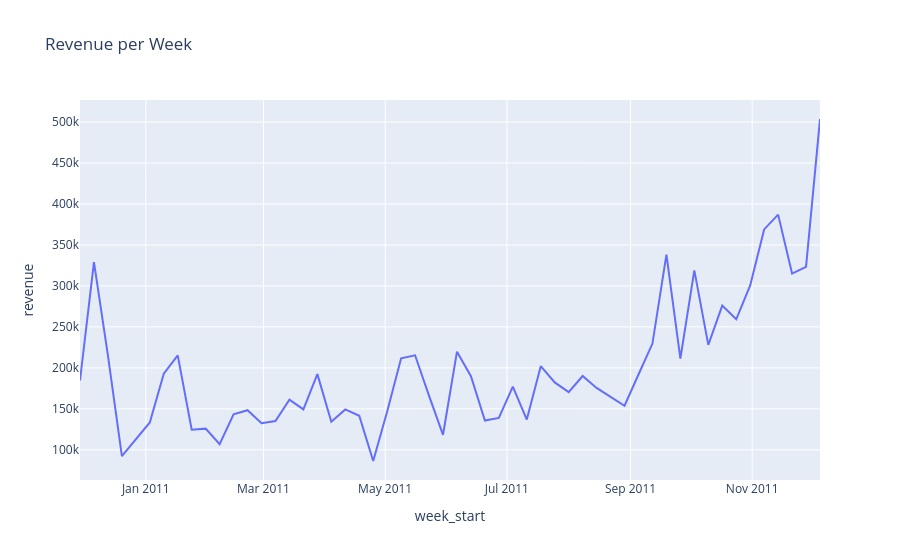

Source (notebook cell):
### Code cell
# Graf över veckovisa intäkter
fig_rev_week = px.line(
    df_rev_week,
    x='week_start',
    y='revenue',
    title='Revenue per Week'
)
fig_rev_week.write_html("../../Analysis/HTML/rev_weekly_revenue.html",
    include_plotlyjs='cdn')
fig_rev_week.show()
